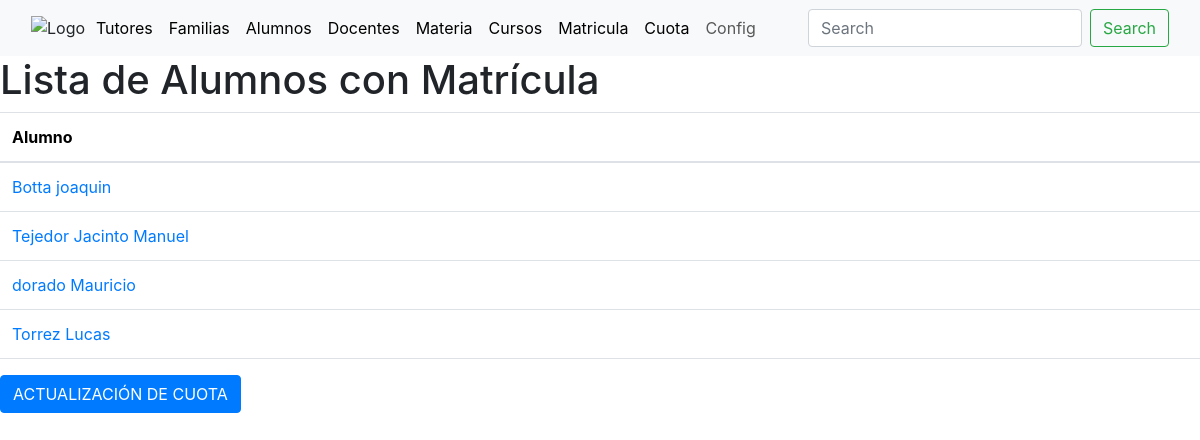
Page /cuota/ on the committed database.
### academico/models.py (models this page shows, shortened)
class Cuotas(models.Model):
    Alumnos = models.ForeignKey(Alumnos, on_delete=models.CASCADE)
    Tutor = models.ForeignKey(Tutores, on_delete=models.CASCADE,default=None)
    Año = models.CharField(max_length=4,default=1)
    Mes = models.CharField(max_length=4,default=1) ## MES Y AÑO QUE SE ABONA LA CUOTA
    Fecha_hora_del_pago = models.DateField(default=None, null=True,blank=True) ## FECHA Y HORA DEL PAGO DE LA CUOTA
    Monto_cuota = models.FloatField(default=200000)
    Pagado = models.BooleanField(default=False)
    Anticipado = models.BooleanField(default=False)
    Anticipado_pagado = models.BooleanField(default=False)
    Extraordinario = models.CharField(max_length=255, default=None, blank=True)
    class Meta:
        db_table = 'Cuotas'
        verbose_name = 'Cuota'
        verbose_name_plural = 'Cuotas'

class Alumnos(models.Model):
    Familia = models.ForeignKey(Familia, on_delete=models.CASCADE)
    curso = models.ForeignKey(Cursos, on_delete=models.CASCADE, null=True, blank=True)
    Baja_Alumno = models.BooleanField()
    Casa = models.ForeignKey(Casas, on_delete=models.CASCADE)
    Colegio = models.ForeignKey(Colegios, on_delete=models.CASCADE)
    Lugar_Nacimiento = models.ForeignKey(Lugar_Nacimiento, on_delete=models.CASCADE)
    Nacionalidad = models.ForeignKey(Nacionalidad, on_delete=models.CASCADE)
    Localidad = models.ForeignKey(Localidad, on_delete=models.CASCADE)
    Apellidos = models.CharField(max_length=255)
    Nombres = models.CharField(max_length=255)
    DNI = models.CharField(max_length=255)
    Edad = models.IntegerField()
    Fecha_Nacimiento = models.DateField()
    Domicilio = models.CharField(max_length=255)
    Email_Institucional = models.EmailField()
    Email_Personal = models.EmailField()
    Escuela_Procedencia = models.CharField(max_length=255)
    Enfermedades = models.CharField(max_length=255)
    Toma_Medicamentos = models.CharField(max_length=255)
    Telefono_Urgencia = models.CharField(max_length=255)
    generos = [('V', 'Varón'),('M', 'Mujer'),]
    Sexo = models.CharField(max_length=1, choices=generos)
    def __str__(self):
        return '%s %s '%(self.Apellidos, self.Nombres)
    class Meta:
        db_table = 'Alumnos'
        verbose_name = 'Alumno'
        verbose_name_plural = 'Alumnos'

### contable/views.py (the view)
# urls.py: path('cuota/', views.lista_cuotas, name='lista_cuotas'),
def lista_cuotas(request):
    cuotas = Cuotas.objects.annotate(
        tiene_matricula=Exists(
            Matricula.objects.filter(alumno=OuterRef('Alumnos_id'))
        )
    ).filter(tiene_matricula=True).order_by('Alumnos')
    cuotas_por_alumno = {}
    for cuota in cuotas:
        alumno_id = cuota.Alumnos.id
        if alumno_id not in cuotas_por_alumno:
            cuotas_por_alumno[alumno_id] = []
        cuotas_por_alumno[alumno_id].append(cuota)
    context = {
        'cuotas_por_alumno': cuotas_por_alumno,
    }
    return render(request, 'lista_cuotas.html', context)

### contable/templates/lista_cuotas.html
{% extends 'base.html' %}
{% block content %}
  <h1>Lista de Alumnos con Matrícula</h1>
  <table class="table">
    <thead>
      <tr>
        <th>Alumno</th>
      </tr>
    </thead>
    <tbody>
      {% for alumno_id, cuotas in cuotas_por_alumno.items %}
        {% for cuota in cuotas %}
          <tr>
            {% if forloop.first %}
              <td><a href="{% url 'cuotas_alumno' alumno_id %}">{{ cuota.Alumnos }}</a></td>
            {% endif %}
          </tr>
        {% endfor %}
      {% endfor %}
    </tbody>
  </table>
  <a href="{% url 'actualizar_cuotas' %}" class="btn btn-primary">ACTUALIZACIÓN DE CUOTA</a>
{% endblock %}

### rows in the picture
Cuotas: Alumnos "Botta joaquin"
Cuotas: Alumnos "Tejedor Jacinto Manuel"
Cuotas: Alumnos "dorado Mauricio"
Cuotas: Alumnos "Torrez Lucas"
